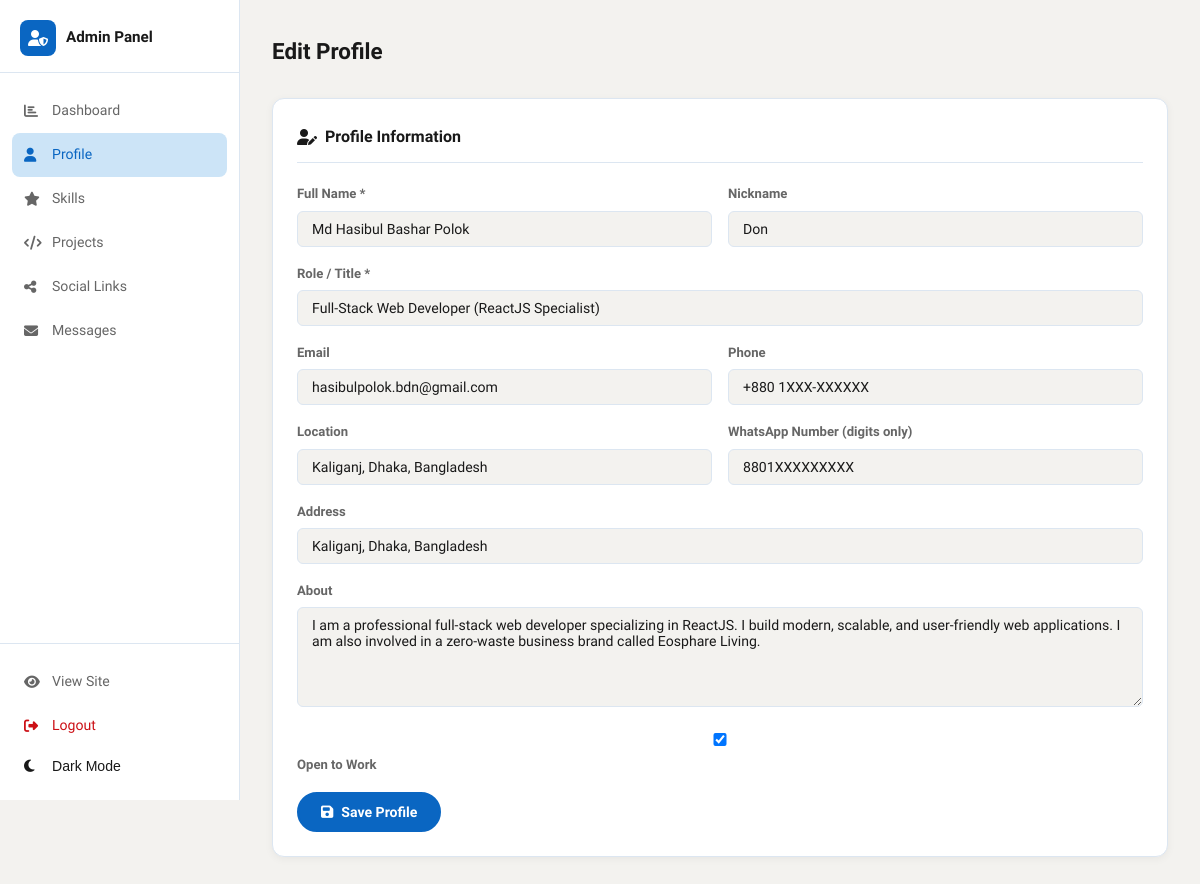
/?tab=profile (signed in), run on the app's committed database.
### tables this page shows
CREATE TABLE IF NOT EXISTS profile (
    id          INT AUTO_INCREMENT PRIMARY KEY,
    name        VARCHAR(120) NOT NULL,
    nickname    VARCHAR(60),
    role        VARCHAR(160) NOT NULL,
    location    VARCHAR(120),
    email       VARCHAR(180),
    phone       VARCHAR(30),
    whatsapp    VARCHAR(30),
    address     TEXT,
    about       TEXT,
    open_to_work TINYINT(1) DEFAULT 1,
    avatar_url  VARCHAR(255),
    cover_url   VARCHAR(255),
    resume_url  VARCHAR(255),
    updated_at  TIMESTAMP DEFAULT CURRENT_TIMESTAMP ON UPDATE CURRENT_TIMESTAMP
);

### config.php (called while the page is built, shortened)
<?php
function getDB(): PDO {
    static $pdo = null;
    if ($pdo === null) {
        $dsn = sprintf('mysql:host=%s;dbname=%s;charset=%s', DB_HOST, DB_NAME, DB_CHARSET);
        $options = [
            PDO::ATTR_ERRMODE            => PDO::ERRMODE_EXCEPTION,
            PDO::ATTR_DEFAULT_FETCH_MODE => PDO::FETCH_ASSOC,
            PDO::ATTR_EMULATE_PREPARES   => false,
        ];
        try {
            $pdo = new PDO($dsn, DB_USER, DB_PASS, $options);
        } catch (PDOException $e) {
            error_log('DB Connection failed: ' . $e->getMessage());
            die(json_encode(['error' => 'Database connection failed.']));
        }
    }
    return $pdo;
}
function clean(string $input): string {
    return htmlspecialchars(trim($input), ENT_QUOTES, 'UTF-8');
}

### includes/data.php (called while the page is built, shortened)
<?php
require_once __DIR__ . '/../config.php';
function getProfile(): array {
    $stmt = getDB()->query('SELECT * FROM profile LIMIT 1');
    return $stmt->fetch() ?: [];
}

### index.php (the view, shortened to what this page needs)
<?php
require_once __DIR__ . '/../config.php';
require_once __DIR__ . '/../includes/data.php';
$profile  = getProfile();
$skills   = getSkills();
$projects = getProjects();
$socials  = getSocialLinks();
$messages = getContactMessages();
$unread = array_filter($messages, fn($m) => !$m['is_read']);
$tab    = $_GET['tab'] ?? 'dashboard';
?>
<!DOCTYPE html>
<html lang="en" data-theme="light">
<head>
    <link rel="stylesheet" href="https://cdnjs.cloudflare.com/ajax/libs/font-awesome/6.5.0/css/all.min.css">
    <link rel="stylesheet" href="../assets/css/style.css">
    <link rel="stylesheet" href="../assets/css/admin.css">
</head>
<body>
<div class="admin-layout">
    <aside class="admin-sidebar">
        <div class="admin-logo">
            <div class="logo-icon"><i class="fas fa-user-shield"></i></div>
            <span>Admin Panel</span>
        </div>
        <nav class="admin-nav">
            <?php
            $navItems = [
                ['tab' => 'dashboard', 'icon' => 'fas fa-chart-bar',    'label' => 'Dashboard'],
                ['tab' => 'profile',   'icon' => 'fas fa-user',          'label' => 'Profile'],
                ['tab' => 'skills',    'icon' => 'fas fa-star',           'label' => 'Skills'],
                ['tab' => 'projects',  'icon' => 'fas fa-code',           'label' => 'Projects'],
                ['tab' => 'socials',   'icon' => 'fas fa-share-alt',      'label' => 'Social Links'],
                ['tab' => 'messages',  'icon' => 'fas fa-envelope',       'label' => 'Messages' . (!empty($unread) ? ' <span style="background:#cc1016;color:#fff;border-radius:10px;padding:1px 6px;font-size:.7rem">'.count($unread).'</span>' : '')],
            ];
            foreach ($navItems as $item):
            ?>
                <a href="?tab=<?= $item['tab'] ?>"
                   class="admin-nav-item <?= $tab === $item['tab'] ? 'active' : '' ?>">
                    <i class="<?= $item['icon'] ?>"></i>
                    <?= $item['label'] ?>
                </a>
            <?php endforeach; ?>
        </nav>
        <div class="admin-sidebar-footer">
            <a href="../index.php" class="admin-nav-item">
                <i class="fas fa-eye"></i> View Site
            </a>
            <a href="../logout.php" class="admin-nav-item" style="color:#cc1016;">
                <i class="fas fa-sign-out-alt"></i> Logout
            </a>
            <button class="admin-nav-item" onclick="toggleTheme()" style="color:inherit;">
                <i class="fas fa-moon" id="adminThemeIcon"></i> Dark Mode
            </button>
        </div>
    </aside>
    <main class="admin-main">
        <?php if ($tab === 'dashboard'): ?>
            <div class="admin-topbar">
                <h1>Dashboard</h1>
                <span style="font-size:.85rem;color:var(--text-muted)">
                    Welcome back, <strong><?= clean($_SESSION['admin_user'] ?? 'Admin') ?></strong>
                </span>
            </div>
            <div class="admin-stats">
                <div class="admin-stat-card">
                    <div class="admin-stat-icon blue"><i class="fas fa-star"></i></div>
                    <div>
                        <div class="admin-stat-num"><?= count($skills) ?></div>
                        <div class="admin-stat-label">Skills</div>
                    </div>
                </div>
                <div class="admin-stat-card">
                    <div class="admin-stat-icon green"><i class="fas fa-code"></i></div>
                    <div>
                        <div class="admin-stat-num"><?= count($projects) ?></div>
                        <div class="admin-stat-label">Projects</div>
                    </div>
                </div>
                <div class="admin-stat-card">
                    <div class="admin-stat-icon orange"><i class="fas fa-envelope"></i></div>
                    <div>
                        <div class="admin-stat-num"><?= count($messages) ?></div>
                        <div class="admin-stat-label">Messages</div>
                    </div>
                </div>
                <div class="admin-stat-card">
                    <div class="admin-stat-icon purple"><i class="fas fa-share-alt"></i></div>
                    <div>
                        <div class="admin-stat-num"><?= count($socials) ?></div>
                        <div class="admin-stat-label">Social Links</div>
                    </div>
                </div>
            </div>
            <div class="admin-card">
                <h2><i class="fas fa-user"></i> Profile Summary</h2>
                <p><strong><?= clean($profile['name'] ?? '') ?></strong>
                   — <?= clean($profile['role'] ?? '') ?></p>
                <p style="color:var(--text-muted);font-size:.88rem;margin-top:6px">
                    <?= clean($profile['location'] ?? '') ?>
                </p>
                <div style="margin-top:12px">
                    <a href="?tab=profile" class="btn btn-sm btn-outline">Edit Profile</a>
                </div>
            </div>
            <?php if (!empty($unread)): ?>
            <div class="admin-card">
                <h2><i class="fas fa-envelope"></i> Unread Messages (<?= count($unread) ?>)</h2>
                <table class="messages-table">
                    <tr><th>From</th><th>Subject</th><th>Date</th></tr>
                    <?php foreach (array_slice($unread, 0, 5) as $msg): ?>
                        <tr class="unread">
                            <td><?= clean($msg['sender_name']) ?></td>
                            <td><?= clean($msg['subject']) ?></td>
                            <td><?= date('M j, Y', strtotime($msg['created_at'])) ?></td>
                        </tr>
                    <?php endforeach; ?>
                </table>
                <div style="margin-top:12px">
                    <a href="?tab=messages" class="btn btn-sm btn-outline">View All</a>
                </div>
            </div>
            <?php endif; ?>
        <?php elseif ($tab === 'profile'): ?>
            <div class="admin-topbar"><h1>Edit Profile</h1></div>
            <div class="admin-card">
                <h2><i class="fas fa-user-edit"></i> Profile Information</h2>
                <form method="POST" action="?tab=profile" class="admin-form" novalidate>
                    <div class="admin-form-row">
                        <div class="form-group">
                            <label>Full Name *</label>
                            <input type="text" name="name" value="<?= clean($profile['name'] ?? '') ?>" required>
                        </div>
                        <div class="form-group">
                            <label>Nickname</label>
                            <input type="text" name="nickname" value="<?= clean($profile['nickname'] ?? '') ?>">
                        </div>
                    </div>
                    <div class="form-group">
                        <label>Role / Title *</label>
                        <input type="text" name="role" value="<?= clean($profile['role'] ?? '') ?>" required>
                    </div>
                    <div class="admin-form-row">
                        <div class="form-group">
                            <label>Email</label>
                            <input type="email" name="email" value="<?= clean($profile['email'] ?? '') ?>">
                        </div>
                        <div class="form-group">
                            <label>Phone</label>
                            <input type="text" name="phone" value="<?= clean($profile['phone'] ?? '') ?>">
                        </div>
                    </div>
                    <div class="admin-form-row">
                        <div class="form-group">
                            <label>Location</label>
                            <input type="text" name="location" value="<?= clean($profile['location'] ?? '') ?>">
                        </div>
                        <div class="form-group">
                            <label>WhatsApp Number (digits only)</label>
                            <input type="text" name="whatsapp" value="<?= clean($profile['whatsapp'] ?? '') ?>"
                                   placeholder="8801XXXXXXXXX">
                        </div>
                    </div>
                    <div class="form-group">
                        <label>Address</label>
                        <input type="text" name="address" value="<?= clean($profile['address'] ?? '') ?>">
                    </div>
                    <div class="form-group">
                        <label>About</label>
                        <textarea name="about" rows="5"><?= clean($profile['about'] ?? '') ?></textarea>
                    </div>
                    <div class="form-group">
                        <label>
                            <input type="checkbox" name="open_to_work"
                                   <?= !empty($profile['open_to_work']) ? 'checked' : '' ?>>
                            Open to Work
                        </label>
                    </div>
                    <button type="submit" class="btn btn-primary">
                        <i class="fas fa-save"></i> Save Profile
                    </button>
                </form>
            </div>
        <?php endif; ?>
    </main>
</div>
</body>
</html>

### assets/css/style.css (style rules this page uses)
:root { --primary: #0a66c2; --primary-dark: #004182; --primary-light: #cce4f7; --accent: #00a0dc; --success: #057642; --danger: #cc1016; --wa-green: #25d366; --bg: #f3f2ef; --bg-card: #ffffff; --bg-alt: #eef3f8; --border: #dce6f1; --text: #191919; --text-secondary:#666; --text-muted: #999; --nav-bg: rgba(255,255,255,0.95); --nav-shadow: 0 2px 12px rgba(0,0,0,.1); --font-body: 'Sora', sans-serif; --font-mono: 'JetBrains Mono', monospace; --section-py: 80px; --card-radius: 16px; --radius-sm: 8px; --shadow-sm: 0 2px 8px rgba(0,0,0,.07); --shadow-md: 0 4px 20px rgba(0,0,0,.10); --shadow-lg: 0 8px 40px rgba(0,0,0,.13); --ease: cubic-bezier(.4,0,.2,1); --dur: 0.3s; }
*, *::before, *::after { box-sizing: border-box; margin: 0; padding: 0; }
html { scroll-behavior: smooth; font-size: 16px; }
body { font-family: var(--font-body); background: var(--bg); color: var(--text); line-height: 1.7; transition: background var(--dur) var(--ease), color var(--dur) var(--ease); }
a { color: var(--primary); text-decoration: none; }
.btn { display: inline-flex; align-items: center; gap: 8px; padding: 10px 22px; border-radius: 24px; font-family: var(--font-body); font-size: .88rem; font-weight: 600; cursor: pointer; border: 2px solid transparent; transition: all var(--dur) var(--ease); white-space: nowrap; text-decoration: none; }
.btn-primary { background: var(--primary); color: #fff; border-color: var(--primary); }
.form-group { margin-bottom: 20px; }
.form-group label { display: block; font-size: .84rem; font-weight: 600; color: var(--text-secondary); margin-bottom: 6px; }
.form-group input, .form-group textarea { width: 100%; padding: 11px 16px; border: 1.5px solid var(--border); border-radius: var(--radius-sm); background: var(--bg); color: var(--text); font-family: var(--font-body); font-size: .9rem; transition: border-color var(--dur), box-shadow var(--dur); outline: none; }

### assets/css/admin.css (style rules this page uses)
.admin-layout { display: flex; min-height: 100vh; }
.admin-sidebar { width: 240px; flex-shrink: 0; background: var(--bg-card, #fff); border-right: 1px solid var(--border, #dce6f1); display: flex; flex-direction: column; position: sticky; top: 0; height: 100vh; overflow-y: auto; }
.admin-logo { padding: 20px 20px 16px; border-bottom: 1px solid var(--border, #dce6f1); display: flex; align-items: center; gap: 10px; }
.admin-logo .logo-icon { width: 36px; height: 36px; border-radius: 8px; background: #0a66c2; color: #fff; display: flex; align-items: center; justify-content: center; font-size: 1rem; }
.admin-logo span { font-weight: 700; font-size: .95rem; }
.admin-nav { padding: 16px 12px; flex: 1; }
.admin-nav-item { display: flex; align-items: center; gap: 10px; padding: 10px 12px; border-radius: 8px; font-size: .88rem; font-weight: 500; color: var(--text-secondary, #666); cursor: pointer; border: none; background: none; width: 100%; text-align: left; transition: all .2s; text-decoration: none; }
.admin-nav-item:hover, .admin-nav-item.active { background: #cce4f7; color: #0a66c2; }
.admin-nav-item i { width: 18px; }
.admin-sidebar-footer { padding: 16px 12px; border-top: 1px solid var(--border, #dce6f1); }
.admin-main { flex: 1; padding: 32px; overflow-y: auto; }
.admin-topbar { display: flex; justify-content: space-between; align-items: center; margin-bottom: 28px; flex-wrap: wrap; gap: 12px; }
.admin-topbar h1 { font-size: 1.4rem; font-weight: 700; }
.admin-card { background: var(--bg-card, #fff); border: 1px solid var(--border, #dce6f1); border-radius: 12px; padding: 24px; margin-bottom: 24px; box-shadow: 0 2px 8px rgba(0,0,0,.05); }
.admin-card h2 { font-size: 1rem; font-weight: 700; margin-bottom: 20px; padding-bottom: 12px; border-bottom: 1px solid var(--border, #dce6f1); display: flex; align-items: center; gap: 8px; color: var(--text, #191919); }
.admin-form .form-group { margin-bottom: 16px; }
.admin-form label { display: block; font-size: .82rem; font-weight: 600; color: var(--text-secondary, #666); margin-bottom: 5px; }
.admin-form input, .admin-form textarea, .admin-form select { width: 100%; padding: 9px 14px; border: 1.5px solid var(--border, #dce6f1); border-radius: 6px; background: var(--bg, #f3f2ef); color: var(--text, #191919); font-family: 'Sora', sans-serif; font-size: .88rem; outline: none; transition: border-color .2s; }
.admin-form-row { display: grid; grid-template-columns: 1fr 1fr; gap: 16px; }

### data on the page
profile: name "Md Hasibul Bashar Polok", nickname "Don", role "Full-Stack Web Developer (ReactJS Specialist)", email "hasibulpolok.bdn@gmail.com", phone "+880 1XXX-XXXXXX", location "Kaliganj, Dhaka, Bangladesh", whatsapp "8801XXXXXXXXX", address "Kaliganj, Dhaka, Bangladesh", about "I am a professional full-stack web developer specializing in ReactJS. I build modern, scalable, and user-friendly web applications. I am also involved in a zero-waste business brand called Eosphare Living.", open_to_work "☑"

### other printed values
$item['label'] "Dashboard"
$item['label'] "Profile"
$item['label'] "Skills"
$item['label'] "Projects"
$item['label'] "Social Links"
$item['label'] "Messages"
